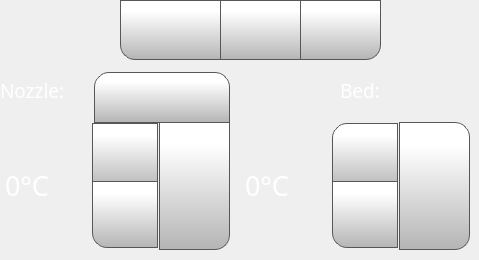
      <widget class="QWidget" name="temperatureTab">
       <attribute name="icon">
        <iconset>
         <normaloff>templates/img/thermometer.png</normaloff>
         <normalon>templates/img/thermometer_Selected.png</normalon>templates/img/thermometer.png</iconset>
       </attribute>
       <attribute name="title">
        <string/>
       </attribute>
       <widget class="QLabel" name="toolLabel">
        <property name="geometry">
         <rect>
          <x>0</x>
          <y>80</y>
          <width>70</width>
          <height>21</height>
         </rect>
        </property>
        <property name="font">
         <font>
          <family>Gotham Light</family>
          <pointsize>14</pointsize>
          <weight>50</weight>
          <bold>false</bold>
         </font>
        </property>
        <property name="styleSheet">
         <string notr="true">color: rgb(255, 255, 255);</string>
        </property>
        <property name="text">
         <string>Nozzle:</string>
        </property>
       </widget>
       <widget class="QLabel" name="bedLabel_2">
        <property name="geometry">
         <rect>
          <x>340</x>
          <y>80</y>
          <width>70</width>
          <height>21</height>
         </rect>
        </property>
        <property name="font">
         <font>
          <family>Gotham Light</family>
          <pointsize>14</pointsize>
          <weight>50</weight>
          <bold>false</bold>
         </font>
        </property>
        <property name="styleSheet">
         <string notr="true">color: rgb(255, 255, 255);</string>
        </property>
        <property name="text">
         <string>Bed:</string>
        </property>
       </widget>
       <widget class="QPushButton" name="cooldownButton">
        <property name="geometry">
         <rect>
          <x>120</x>
          <y>0</y>
          <width>101</width>
          <height>60</height>
         </rect>
        </property>
        <property name="minimumSize">
         <size>
          <width>0</width>
          <height>0</height>
         </size>
        </property>
        <property name="font">
         <font>
          <family>Gotham</family>
          <pointsize>15</pointsize>
         </font>
        </property>
        <property name="styleSheet">
         <string notr="true">QPushButton {
    border: 1px solid rgb(87, 87, 87);
	background-color: qlineargradient(spread:pad, x1:0, y1:1, x2:0, y2:0.188, stop:0 rgba(180, 180, 180, 255), stop:1 rgba(255, 255, 255, 255));
border-bottom-left-radius: 15px;
}

QPushButton:pressed {
    background-color: qlineargradient(x1: 0, y1: 0, x2: 0, y2: 1,
                                      stop: 0 #dadbde, stop: 1 #f6f7fa);
}

QPushButton:flat {
    border: none; /* no border for a flat push button */
}

QPushButton:default {
    border-color: navy; /* make the default button prominent */
}

QPushButton:focus {
	outline: none;
}</string>
        </property>
        <property name="text">
         <string/>
        </property>
        <property name="icon">
         <iconset>
          <normaloff>templates/img/snowflake.png</normaloff>templates/img/snowflake.png</iconset>
        </property>
        <property name="iconSize">
         <size>
          <width>40</width>
          <height>40</height>
         </size>
        </property>
       </widget>
       <widget class="QPushButton" name="fanOffButton">
        <property name="geometry">
         <rect>
          <x>300</x>
          <y>0</y>
          <width>81</width>
          <height>60</height>
         </rect>
        </property>
        <property name="minimumSize">
         <size>
          <width>0</width>
          <height>0</height>
         </size>
        </property>
        <property name="font">
         <font>
          <family>Gotham</family>
          <pointsize>15</pointsize>
         </font>
        </property>
        <property name="styleSheet">
         <string notr="true">QPushButton {
     border: 1px solid rgb(87, 87, 87);

	background-color: qlineargradient(spread:pad, x1:0, y1:1, x2:0, y2:0.188, stop:0 rgba(180, 180, 180, 255), stop:1 rgba(255, 255, 255, 255));
border-bottom-right-radius: 15px;
}

QPushButton:pressed {
    background-color: qlineargradient(x1: 0, y1: 0, x2: 0, y2: 1,
                                      stop: 0 #dadbde, stop: 1 #f6f7fa);
}

QPushButton:flat {
    border: none; /* no border for a flat push button */
}

QPushButton:default {
    border-color: navy; /* make the default button prominent */
}

QPushButton:focus {
	outline: none;
}</string>
        </property>
        <property name="text">
         <string/>
        </property>
        <property name="icon">
         <iconset>
          <normaloff>templates/img/fan-black-silhouette-off.png</normaloff>templates/img/fan-black-silhouette-off.png</iconset>
        </property>
        <property name="iconSize">
         <size>
          <width>40</width>
          <height>40</height>
         </size>
        </property>
        <property name="checkable">
         <bool>false</bool>
        </property>
        <property name="autoDefault">
         <bool>false</bool>
        </property>
        <property name="default">
         <bool>false</bool>
        </property>
        <property name="flat">
         <bool>false</bool>
        </property>
       </widget>
       <widget class="QPushButton" name="fanOnButton">
        <property name="geometry">
         <rect>
          <x>220</x>
          <y>0</y>
          <width>81</width>
          <height>60</height>
         </rect>
        </property>
        <property name="minimumSize">
         <size>
          <width>0</width>
          <height>0</height>
         </size>
        </property>
        <property name="font">
         <font>
          <family>Gotham</family>
          <pointsize>15</pointsize>
         </font>
        </property>
        <property name="styleSheet">
         <string notr="true">QPushButton {
     border: 1px solid rgb(87, 87, 87);

	background-color: qlineargradient(spread:pad, x1:0, y1:1, x2:0, y2:0.188, stop:0 rgba(180, 180, 180, 255), stop:1 rgba(255, 255, 255, 255));
}

QPushButton:pressed {
    background-color: qlineargradient(x1: 0, y1: 0, x2: 0, y2: 1,
                                      stop: 0 #dadbde, stop: 1 #f6f7fa);
}

QPushButton:flat {
    border: none; /* no border for a flat push button */
}

QPushButton:default {
    border-color: navy; /* make the default button prominent */
}

QPushButton:focus {
	outline: none;
}</string>
        </property>
        <property name="text">
         <string/>
        </property>
        <property name="icon">
         <iconset>
          <normaloff>templates/img/fan-black-silhouette.png</normaloff>templates/img/fan-black-silhouette.png</iconset>
        </property>
        <property name="iconSize">
         <size>
          <width>40</width>
          <height>40</height>
         </size>
        </property>
        <property name="checkable">
         <bool>false</bool>
        </property>
        <property name="autoDefault">
         <bool>false</bool>
        </property>
        <property name="default">
         <bool>false</bool>
        </property>
        <property name="flat">
         <bool>false</bool>
        </property>
       </widget>
       <widget class="QSpinBox" name="toolTempSpinBox">
        <property name="geometry">
         <rect>
          <x>0</x>
          <y>120</y>
          <width>161</width>
          <height>131</height>
         </rect>
        </property>
        <property name="font">
         <font>
          <family>Gotham</family>
          <pointsize>20</pointsize>
         </font>
        </property>
        <property name="styleSheet">
         <string notr="true">QSpinBox {
    padding-right: 5px; /* make room for the arrows */
	color: rgb(255, 255, 255);
	background-color: rgba(255, 255, 255, 0);
   
}
QSpinBox ::text:selected {
	background-color: rgb(255, 146, 57);
   
}
QSpinBox::up-button {
     border: 1px solid rgb(87, 87, 87);


	background-color: qlineargradient(spread:pad, x1:0, y1:1, x2:0, y2:0.188, stop:0 rgba(180, 180, 180, 255), stop:1 rgba(255, 255, 255, 255));
    width: 60px;
     height: 61px;
    padding: 2px;
}

QSpinBox::up-arrow { image: url(./templates/img/arrows.png);
    width: 40px;
     height: 40px;
padding: 5px; }



QSpinBox::up-button:pressed {
    background-color: qlineargradient(x1: 0, y1: 0, x2: 0, y2: 1,
                                      stop: 0 #dadbde, stop: 1 #f6f7fa);
}


QSpinBox::down-button {
     border: 1px solid rgb(87, 87, 87);
border-bottom-left-radius: 15px;
	background-color: qlineargradient(spread:pad, x1:0, y1:1, x2:0, y2:0.188, stop:0 rgba(180, 180, 180, 255), stop:1 rgba(255, 255, 255, 255));
    width: 60px;
     height: 61px;
    padding: 2px;
}

QSpinBox::down-arrow {image: url(./templates/img/arrows-5.png);
    width: 40px;
     height: 40px;
padding: 5px;
}

QSpinBox::down-button:pressed {
    background-color: qlineargradient(x1: 0, y1: 0, x2: 0, y2: 1,
                                      stop: 0 #dadbde, stop: 1 #f6f7fa);

}

</string>
        </property>
        <property name="readOnly">
         <bool>false</bool>
        </property>
        <property name="buttonSymbols">
         <enum>QAbstractSpinBox::UpDownArrows</enum>
        </property>
        <property name="accelerated">
         <bool>true</bool>
        </property>
        <property name="suffix">
         <string>°C</string>
        </property>
        <property name="maximum">
         <number>300</number>
        </property>
        <property name="singleStep">
         <number>1</number>
        </property>
        <property name="value">
         <number>0</number>
        </property>
       </widget>
       <widget class="QSpinBox" name="bedTempSpinBox">
        <property name="geometry">
         <rect>
          <x>240</x>
          <y>120</y>
          <width>161</width>
          <height>131</height>
         </rect>
        </property>
        <property name="font">
         <font>
          <family>Gotham</family>
          <pointsize>20</pointsize>
         </font>
        </property>
        <property name="styleSheet">
         <string notr="true">QSpinBox {
    padding-right: 5px; /* make room for the arrows */
	color: rgb(255, 255, 255);
	background-color: rgba(255, 255, 255, 0);
   
}
QSpinBox ::text:selected {
	background-color: rgb(255, 146, 57);
   
}
QSpinBox::up-button {
     border: 1px solid rgb(87, 87, 87);

border-top-left-radius: 15px;
	background-color: qlineargradient(spread:pad, x1:0, y1:1, x2:0, y2:0.188, stop:0 rgba(180, 180, 180, 255), stop:1 rgba(255, 255, 255, 255));
    width: 60px;
     height: 61px;
    padding: 2px;
}

QSpinBox::up-arrow { image: url(./templates/img/arrows.png);
    width: 40px;
     height: 40px;
padding: 5px; }



QSpinBox::up-button:pressed {
    background-color: qlineargradient(x1: 0, y1: 0, x2: 0, y2: 1,
                                      stop: 0 #dadbde, stop: 1 #f6f7fa);
}


QSpinBox::down-button {
     border: 1px solid rgb(87, 87, 87);
border-bottom-left-radius: 15px;
	background-color: qlineargradient(spread:pad, x1:0, y1:1, x2:0, y2:0.188, stop:0 rgba(180, 180, 180, 255), stop:1 rgba(255, 255, 255, 255));
    width: 60px;
     height: 61px;
    padding: 2px;
}

QSpinBox::down-arrow {image: url(./templates/img/arrows-5.png);
    width: 40px;
     height: 40px;
padding: 5px;
}

QSpinBox::down-button:pressed {
    background-color: qlineargradient(x1: 0, y1: 0, x2: 0, y2: 1,
                                      stop: 0 #dadbde, stop: 1 #f6f7fa);

}

</string>
        </property>
        <property name="readOnly">
         <bool>false</bool>
        </property>
        <property name="buttonSymbols">
         <enum>QAbstractSpinBox::UpDownArrows</enum>
        </property>
        <property name="accelerated">
         <bool>true</bool>
        </property>
        <property name="suffix">
         <string>°C</string>
        </property>
        <property name="maximum">
         <number>150</number>
        </property>
        <property name="singleStep">
         <number>1</number>
        </property>
        <property name="value">
         <number>0</number>
        </property>
       </widget>
       <widget class="QPushButton" name="setToolTempButton">
        <property name="geometry">
         <rect>
          <x>159</x>
          <y>120</y>
          <width>71</width>
          <height>130</height>
         </rect>
        </property>
        <property name="font">
         <font>
          <family>Gotham</family>
          <pointsize>13</pointsize>
         </font>
        </property>
        <property name="styleSheet">
         <string notr="true">QPushButton {
     border: 1px solid rgb(87, 87, 87);
	background-color: qlineargradient(spread:pad, x1:0, y1:1, x2:0, y2:0.188, stop:0 rgba(180, 180, 180, 255), stop:1 rgba(255, 255, 255, 255));
border-bottom-right-radius: 15px;

}

QPushButton:pressed {
    background-color: qlineargradient(x1: 0, y1: 0, x2: 0, y2: 1,
                                      stop: 0 #dadbde, stop: 1 #f6f7fa);
}

QPushButton:flat {
    border: none; /* no border for a flat push button */
}

QPushButton:default {
    border-color: navy; /* make the default button prominent */
}

QPushButton:focus {
	outline: none;
}</string>
        </property>
        <property name="text">
         <string/>
        </property>
        <property name="icon">
         <iconset>
          <normaloff>templates/img/verification-mark.png</normaloff>templates/img/verification-mark.png</iconset>
        </property>
        <property name="iconSize">
         <size>
          <width>50</width>
          <height>50</height>
         </size>
        </property>
       </widget>
       <widget class="QPushButton" name="setBedTempButton">
        <property name="geometry">
         <rect>
          <x>399</x>
          <y>122</y>
          <width>71</width>
          <height>128</height>
         </rect>
        </property>
        <property name="font">
         <font>
          <family>Gotham</family>
          <pointsize>13</pointsize>
         </font>
        </property>
        <property name="styleSheet">
         <string notr="true">QPushButton {
     border: 1px solid rgb(87, 87, 87);
	background-color: qlineargradient(spread:pad, x1:0, y1:1, x2:0, y2:0.188, stop:0 rgba(180, 180, 180, 255), stop:1 rgba(255, 255, 255, 255));
border-top-right-radius: 15px;
border-bottom-right-radius: 15px;

}

QPushButton:pressed {
    background-color: qlineargradient(x1: 0, y1: 0, x2: 0, y2: 1,
                                      stop: 0 #dadbde, stop: 1 #f6f7fa);
}

QPushButton:flat {
    border: none; /* no border for a flat push button */
}

QPushButton:default {
    border-color: navy; /* make the default button prominent */
}

QPushButton:focus {
	outline: none;
}</string>
        </property>
        <property name="text">
         <string/>
        </property>
        <property name="icon">
         <iconset>
          <normaloff>templates/img/verification-mark.png</normaloff>templates/img/verification-mark.png</iconset>
        </property>
        <property name="iconSize">
         <size>
          <width>50</width>
          <height>50</height>
         </size>
        </property>
       </widget>
       <widget class="QPushButton" name="toolToggleTemperatureButton">
        <property name="geometry">
         <rect>
          <x>94</x>
          <y>72</y>
          <width>136</width>
          <height>51</height>
         </rect>
        </property>
        <property name="minimumSize">
         <size>
          <width>0</width>
          <height>0</height>
         </size>
        </property>
        <property name="font">
         <font>
          <family>Gotham</family>
          <pointsize>15</pointsize>
         </font>
        </property>
        <property name="styleSheet">
         <string notr="true">QPushButton {
     border: 1px solid rgb(87, 87, 87);
 border-top-right-radius:15px;
 border-top-left-radius:15px;
	background-color: qlineargradient(spread:pad, x1:0, y1:1, x2:0, y2:0.188, stop:0 rgba(180, 180, 180, 255), stop:1 rgba(255, 255, 255, 255));
}

QPushButton:pressed {
    background-color: qlineargradient(x1: 0, y1: 0, x2: 0, y2: 1,
                                      stop: 0 #dadbde, stop: 1 #f6f7fa);
}

QPushButton:flat {
    border: none; /* no border for a flat push button */
}

QPushButton:default {
    border-color: navy; /* make the default button prominent */
}

QPushButton:focus {
	outline: none;
}</string>
        </property>
        <property name="text">
         <string/>
        </property>
        <property name="icon">
         <iconset>
          <normaloff>templates/img/NozzleSelect_0.png</normaloff>
          <normalon>templates/img/NozzleSelect_1.png</normalon>templates/img/NozzleSelect_0.png</iconset>
        </property>
        <property name="iconSize">
         <size>
          <width>90</width>
          <height>90</height>
         </size>
        </property>
        <property name="checkable">
         <bool>true</bool>
        </property>
        <property name="checked">
         <bool>false</bool>
        </property>
        <property name="autoDefault">
         <bool>false</bool>
        </property>
        <property name="default">
         <bool>false</bool>
        </property>
        <property name="flat">
         <bool>false</bool>
        </property>
       </widget>
       <zorder>toolLabel</zorder>
       <zorder>bedLabel_2</zorder>
       <zorder>cooldownButton</zorder>
       <zorder>fanOffButton</zorder>
       <zorder>fanOnButton</zorder>
       <zorder>setToolTempButton</zorder>
       <zorder>setBedTempButton</zorder>
       <zorder>bedTempSpinBox</zorder>
       <zorder>toolTempSpinBox</zorder>
       <zorder>toolToggleTemperatureButton</zorder>
      </widget>
